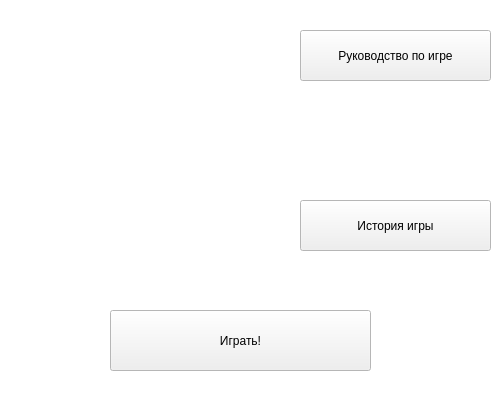
<?xml version="1.0" encoding="UTF-8"?>
<ui version="4.0">
 <class>MainWindow</class>
 <widget class="QMainWindow" name="MainWindow">
  <property name="geometry">
   <rect>
    <x>0</x>
    <y>0</y>
    <width>500</width>
    <height>400</height>
   </rect>
  </property>
  <property name="palette">
   <palette>
    <active>
     <colorrole role="Base">
      <brush brushstyle="SolidPattern">
       <color alpha="255">
        <red>255</red>
        <green>255</green>
        <blue>255</blue>
       </color>
      </brush>
     </colorrole>
     <colorrole role="Window">
      <brush brushstyle="SolidPattern">
       <color alpha="255">
        <red>255</red>
        <green>255</green>
        <blue>255</blue>
       </color>
      </brush>
     </colorrole>
    </active>
    <inactive>
     <colorrole role="Base">
      <brush brushstyle="SolidPattern">
       <color alpha="255">
        <red>255</red>
        <green>255</green>
        <blue>255</blue>
       </color>
      </brush>
     </colorrole>
     <colorrole role="Window">
      <brush brushstyle="SolidPattern">
       <color alpha="255">
        <red>255</red>
        <green>255</green>
        <blue>255</blue>
       </color>
      </brush>
     </colorrole>
    </inactive>
    <disabled>
     <colorrole role="Base">
      <brush brushstyle="SolidPattern">
       <color alpha="255">
        <red>255</red>
        <green>255</green>
        <blue>255</blue>
       </color>
      </brush>
     </colorrole>
     <colorrole role="Window">
      <brush brushstyle="SolidPattern">
       <color alpha="255">
        <red>255</red>
        <green>255</green>
        <blue>255</blue>
       </color>
      </brush>
     </colorrole>
    </disabled>
   </palette>
  </property>
  <property name="windowTitle">
   <string>Меню</string>
  </property>
  <property name="styleSheet">
   <string notr="true"/>
  </property>
  <property name="iconSize">
   <size>
    <width>30</width>
    <height>30</height>
   </size>
  </property>
  <property name="documentMode">
   <bool>false</bool>
  </property>
  <property name="tabShape">
   <enum>QTabWidget::Rounded</enum>
  </property>
  <widget class="QWidget" name="centralwidget">
   <widget class="QPushButton" name="pushButton_game">
    <property name="geometry">
     <rect>
      <x>110</x>
      <y>310</y>
      <width>261</width>
      <height>61</height>
     </rect>
    </property>
    <property name="text">
     <string>Играть!</string>
    </property>
   </widget>
   <widget class="QLabel" name="label">
    <property name="geometry">
     <rect>
      <x>10</x>
      <y>10</y>
      <width>271</width>
      <height>291</height>
     </rect>
    </property>
    <property name="text">
     <string/>
    </property>
    <property name="pixmap">
     <pixmap>2048_корректный.png</pixmap>
    </property>
   </widget>
   <widget class="QPushButton" name="pushButton_info">
    <property name="geometry">
     <rect>
      <x>300</x>
      <y>200</y>
      <width>191</width>
      <height>51</height>
     </rect>
    </property>
    <property name="text">
     <string>История игры</string>
    </property>
   </widget>
   <widget class="QPushButton" name="pushButton_rules">
    <property name="geometry">
     <rect>
      <x>300</x>
      <y>30</y>
      <width>191</width>
      <height>51</height>
     </rect>
    </property>
    <property name="text">
     <string>Руководство по игре</string>
    </property>
   </widget>
  </widget>
 </widget>
 <resources>
  <include location="2048.qrc"/>
 </resources>
 <connections/>
</ui>
